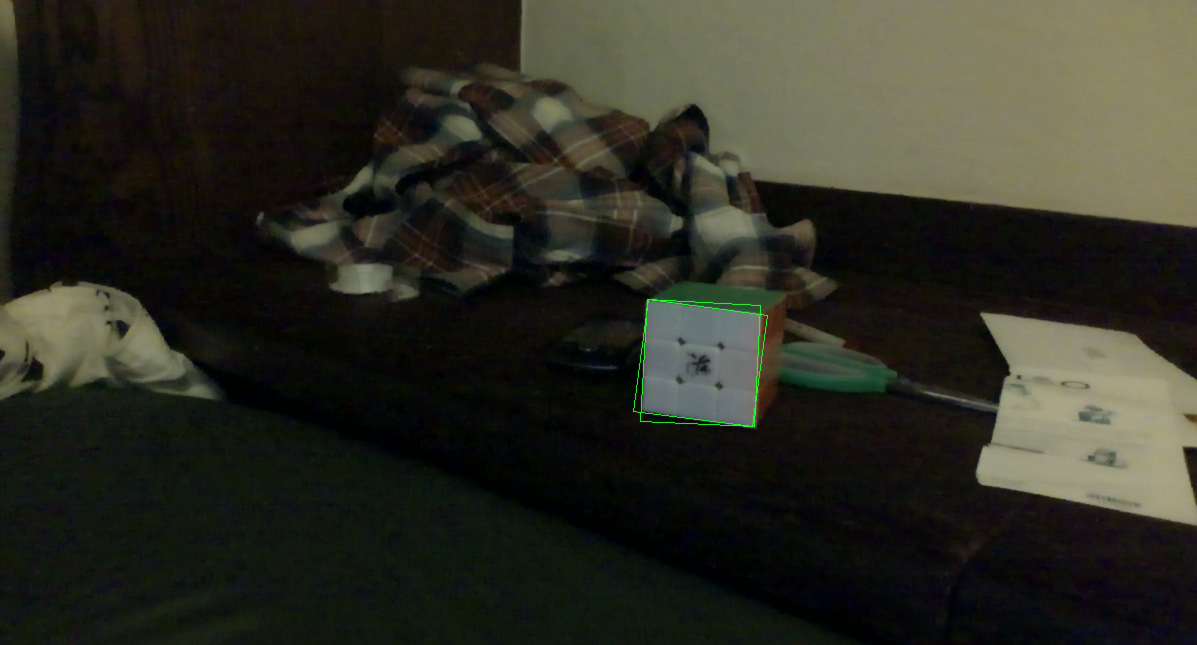
//> input picture apps/darkly/square-detector/pic1.png, 2394 x 1290 px, given in place of the camera (shown at 1/2 size)
$ ./main   (built with g++ and OpenCV 4)
//> lines starting //> are read from the running program, lines starting //| are printed output that depends on the picture
// back-project: adapted from
// http://docs.opencv.org/doc/tutorials/imgproc/histograms/back_projection/back_projection.html
// Assuming in the same directory as this file and CMakeLists.txt, compile/run:
// mkdir build && cd build && cmake .. && make && ./CornerFinder
// Alternatively, use the script ./run.sh

#include "opencv2/imgproc/imgproc.hpp"
#include "opencv2/highgui/highgui.hpp"
#include "../logging.h"

#include <iostream>
const char *TAG = "back-project";

using namespace cv;
using namespace std;

void HistBackproj(int, void*);

Mat frame; Mat hsv; Mat hue;
int bins = 25;

int main(int argc, char **argv) {
  DEBUG("inside main");
//> (this line was passed over: DEBUG is not available in this run)
	// Initialize capturing live feed from the camera
  VideoCapture capture;
  if (argc >= 3 && strncmp(argv[1], "-v", 2) == 0) {
    DEBUG("Reading from file");
    capture = VideoCapture(argv[2]);
  } else {
    DEBUG("Capturing from camera");
//> (this line was passed over: DEBUG is not available in this run)
    capture = VideoCapture(0);
  }
  DEBUG("done parsing arguments");
//> (this line was passed over: DEBUG is not available in this run)

  // Couldn't get a device? Throw an error and quit
  if(!capture.isOpened()) {
    cout << "Could not initialize capturing\n";
    return -1;
  }
  DEBUG("camera opened");
//> (this line was passed over: DEBUG is not available in this run)

  namedWindow("HSV Histogram");
  namedWindow("Back Projection");
  /// Create Trackbar to enter the number of bins
  createTrackbar("* Hue  bins: ", "Back Projection", &bins, 180, HistBackproj);

  while (true) {
    DEBUG("before reading frame");
//> (this line was passed over: DEBUG is not available in this run)
    // Get the next frame
    capture.read(frame);
//> frame is the input picture: 1290 rows x 2394 cols, CV_8UC3; mean B, G, R 35.7, 45.5, 45.2
    if (frame.empty()) {
      break;
    }
    DEBUG("after reading frame");
//> (this line was passed over: DEBUG is not available in this run)

    /// Transform it to HSV
    cvtColor(frame, hsv, CV_BGR2HSV);
//> hsv: 1290 rows x 2394 cols, CV_8UC3; mean H, S, V 50.5, 94.7, 48.1

    /// Use only the Hue value
    hue.create(hsv.size(), hsv.depth());
    int ch[] = { 0, 0 };
    mixChannels(&hsv, 1, &hue, 1, ch, 1);
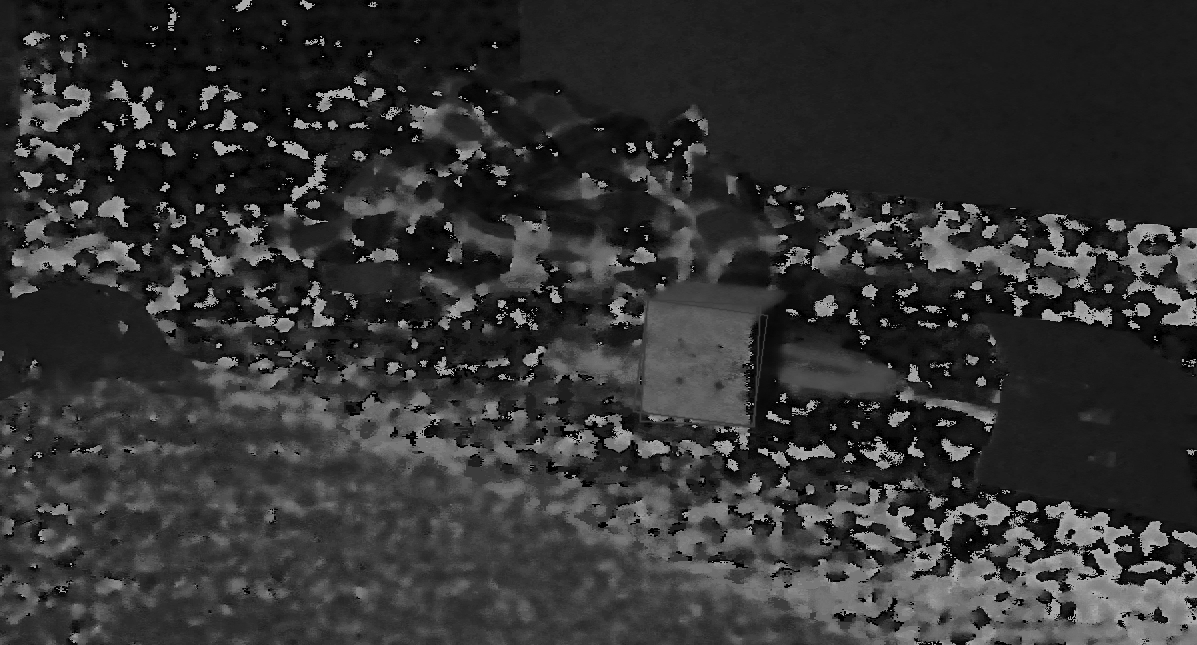
//> hue: 1290 rows x 2394 cols, CV_8UC1 (shown at 1/2 size); min 0, max 179, mean 50.5

    HistBackproj(0, 0);

    /// Show the image
    DEBUG("displayed image");

    int c = waitKey(5);
    if (c != -1) {
      DEBUG("received escape key");
      break;
    }
  }
  return 0;
}


/**
 * @function HistBackproj
 * @brief Callback to Trackbar
 */
void HistBackproj(int, void*)
{
  MatND hist;
  int histSize = MAX(bins, 2);
  float hue_range[] = { 0, 180 };
  const float* ranges = { hue_range };

  /// Get the Histogram and normalize it
  calcHist(&hue, 1, 0, Mat(), hist, 1, &histSize, &ranges, true, false);
//> hist = 25 values, max 550216 at index 3, min 12181 at index 21, mean 123530.4
  normalize(hist, hist, 0, 255, NORM_MINMAX, -1, Mat());
//> hist = 25 values, max 255 at index 3, min 0 at index 21, mean 52.77

  /// Get Backprojection
  MatND backproj;
  calcBackProject(&hue, 1, 0, hist, backproj, &ranges, 1, true);
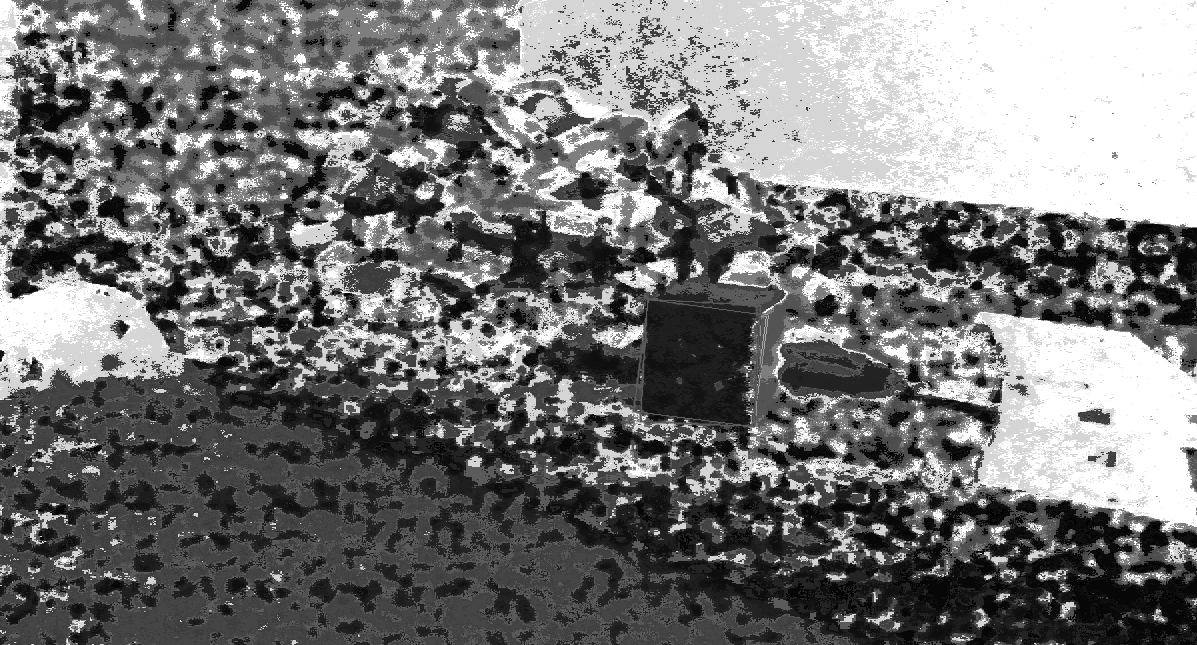
//> backproj: 1290 rows x 2394 cols, CV_8UC1 (shown at 1/2 size); min 0, max 255, mean 119.2

  /// Draw the backproj
  imshow("Back Projection", backproj);

  /// Draw the histogram
  int w = 400; int h = 400;
  int bin_w = cvRound((double) w / histSize);
  Mat histImg = Mat::zeros(w, h, CV_8UC3);

  for(int i = 0; i < bins; i ++) {
    rectangle(histImg,
        Point(i*bin_w, h),
        Point((i+1)*bin_w, h - cvRound(hist.at<float>(i)*h/255.0)),
        Scalar(0, 0, 255),
        -1);
  }
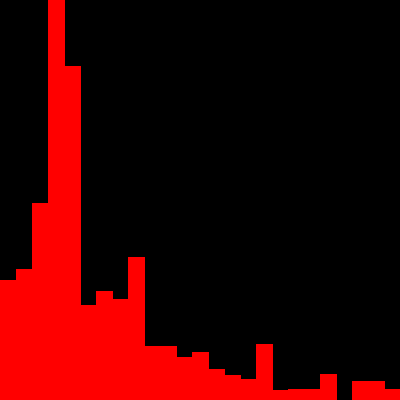
//> histImg: 400 rows x 400 cols, CV_8UC3; mean B, G, R 0, 0, 53.6
//> (in main, `DEBUG("displayed image");` was passed over: DEBUG is not available in this run)
//> the Esc key is pressed
//> (in main, `DEBUG("received escape key");` was passed over: DEBUG is not available in this run)

  imshow("HSV Histogram", histImg);
}
